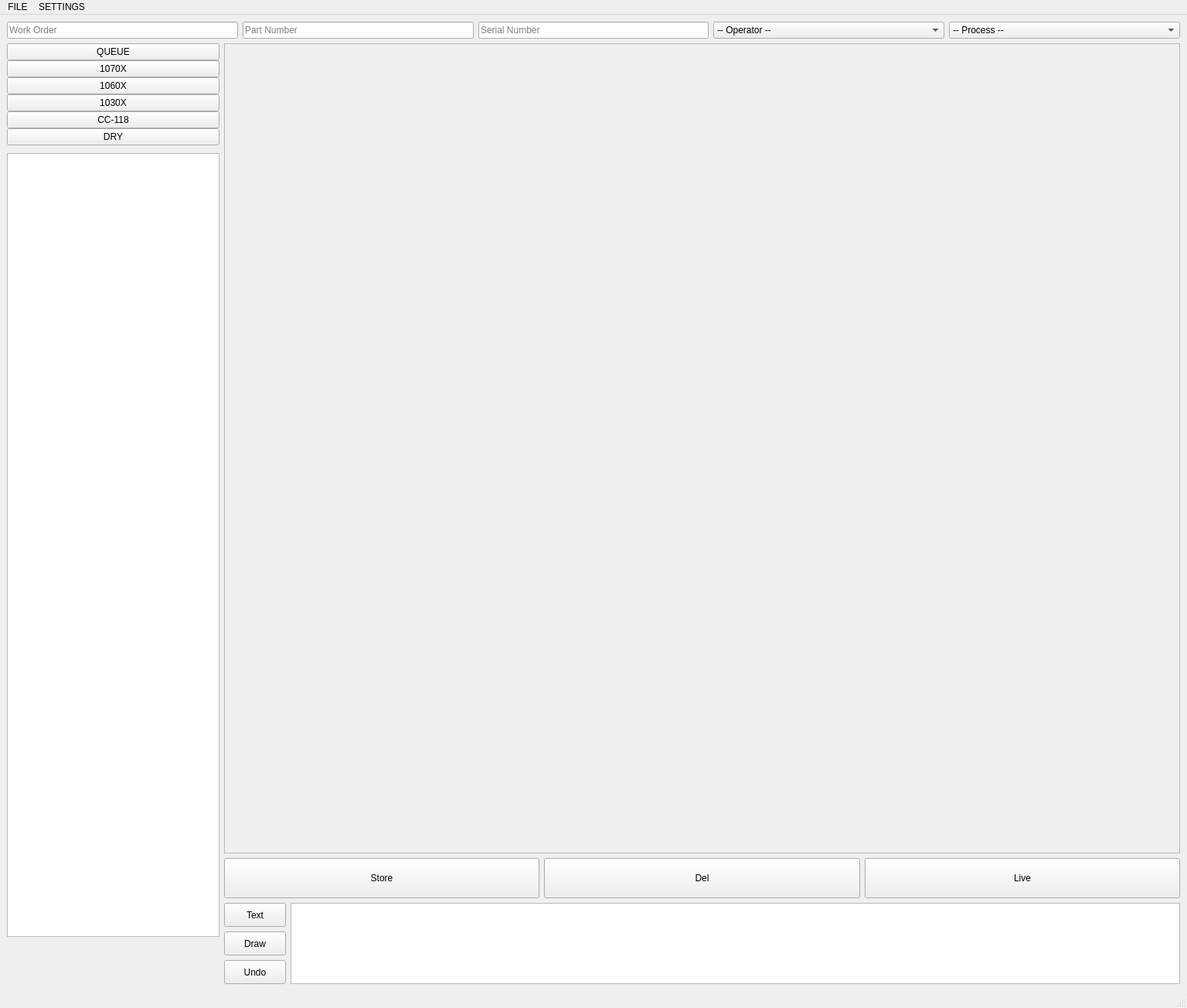
<?xml version="1.0" encoding="UTF-8"?>
<ui version="4.0">
 <class>MainWindow</class>
 <widget class="QMainWindow" name="MainWindow">
  <property name="geometry">
   <rect>
    <x>0</x>
    <y>0</y>
    <width>1536</width>
    <height>1304</height>
   </rect>
  </property>
  <property name="windowTitle">
   <string>MobilePlatform</string>
  </property>
  <widget class="QWidget" name="centralwidget">
   <layout class="QGridLayout" name="gridLayout">
    <item row="0" column="0">
     <layout class="QVBoxLayout" name="verticalLayout_5">
      <item>
       <layout class="QHBoxLayout" name="horizontalLayout">
        <item>
         <widget class="QLineEdit" name="line_wo">
          <property name="sizePolicy">
           <sizepolicy hsizetype="Preferred" vsizetype="Preferred">
            <horstretch>0</horstretch>
            <verstretch>0</verstretch>
           </sizepolicy>
          </property>
          <property name="text">
           <string/>
          </property>
          <property name="maxLength">
           <number>6</number>
          </property>
          <property name="placeholderText">
           <string>Work Order</string>
          </property>
         </widget>
        </item>
        <item>
         <widget class="QLineEdit" name="line_pn">
          <property name="sizePolicy">
           <sizepolicy hsizetype="Preferred" vsizetype="Preferred">
            <horstretch>0</horstretch>
            <verstretch>0</verstretch>
           </sizepolicy>
          </property>
          <property name="text">
           <string/>
          </property>
          <property name="maxLength">
           <number>10</number>
          </property>
          <property name="frame">
           <bool>true</bool>
          </property>
          <property name="placeholderText">
           <string>Part Number</string>
          </property>
         </widget>
        </item>
        <item>
         <widget class="QLineEdit" name="line_sn">
          <property name="sizePolicy">
           <sizepolicy hsizetype="Preferred" vsizetype="Preferred">
            <horstretch>0</horstretch>
            <verstretch>0</verstretch>
           </sizepolicy>
          </property>
          <property name="text">
           <string/>
          </property>
          <property name="maxLength">
           <number>8</number>
          </property>
          <property name="placeholderText">
           <string>Serial Number</string>
          </property>
         </widget>
        </item>
        <item>
         <widget class="QComboBox" name="line_name">
          <property name="sizePolicy">
           <sizepolicy hsizetype="Preferred" vsizetype="Preferred">
            <horstretch>0</horstretch>
            <verstretch>0</verstretch>
           </sizepolicy>
          </property>
          <item>
           <property name="text">
            <string>-- Operator --</string>
           </property>
          </item>
          <item>
           <property name="text">
            <string>Jaz</string>
           </property>
          </item>
          <item>
           <property name="text">
            <string>Jay</string>
           </property>
          </item>
         </widget>
        </item>
        <item>
         <widget class="QComboBox" name="line_process">
          <item>
           <property name="text">
            <string>-- Process --</string>
           </property>
          </item>
          <item>
           <property name="text">
            <string>QUEUE</string>
           </property>
          </item>
          <item>
           <property name="text">
            <string>1070X</string>
           </property>
          </item>
          <item>
           <property name="text">
            <string>1060X</string>
           </property>
          </item>
          <item>
           <property name="text">
            <string>1030X</string>
           </property>
          </item>
          <item>
           <property name="text">
            <string>CC-118</string>
           </property>
          </item>
          <item>
           <property name="text">
            <string>DRY</string>
           </property>
          </item>
         </widget>
        </item>
       </layout>
      </item>
      <item>
       <layout class="QHBoxLayout" name="horizontalLayout_4" stretch="2,9">
        <item>
         <layout class="QVBoxLayout" name="verticalLayout_4" stretch="5,20,1">
          <property name="spacing">
           <number>10</number>
          </property>
          <item>
           <layout class="QVBoxLayout" name="verticalLayout_3">
            <property name="spacing">
             <number>0</number>
            </property>
            <item>
             <widget class="QPushButton" name="btn_queue">
              <property name="text">
               <string>QUEUE</string>
              </property>
              <property name="checkable">
               <bool>true</bool>
              </property>
              <property name="checked">
               <bool>false</bool>
              </property>
              <property name="autoExclusive">
               <bool>false</bool>
              </property>
             </widget>
            </item>
            <item>
             <widget class="QPushButton" name="btn_1070x">
              <property name="text">
               <string>1070X</string>
              </property>
              <property name="checkable">
               <bool>true</bool>
              </property>
              <property name="autoExclusive">
               <bool>false</bool>
              </property>
             </widget>
            </item>
            <item>
             <widget class="QPushButton" name="btn_1060x">
              <property name="text">
               <string>1060X</string>
              </property>
              <property name="checkable">
               <bool>true</bool>
              </property>
              <property name="autoExclusive">
               <bool>false</bool>
              </property>
             </widget>
            </item>
            <item>
             <widget class="QPushButton" name="btn_1030x">
              <property name="text">
               <string>1030X</string>
              </property>
              <property name="checkable">
               <bool>true</bool>
              </property>
              <property name="autoExclusive">
               <bool>false</bool>
              </property>
             </widget>
            </item>
            <item>
             <widget class="QPushButton" name="btn_cc">
              <property name="text">
               <string>CC-118</string>
              </property>
              <property name="checkable">
               <bool>true</bool>
              </property>
              <property name="autoExclusive">
               <bool>false</bool>
              </property>
             </widget>
            </item>
            <item>
             <widget class="QPushButton" name="btn_dry">
              <property name="text">
               <string>DRY</string>
              </property>
              <property name="checkable">
               <bool>true</bool>
              </property>
              <property name="autoExclusive">
               <bool>false</bool>
              </property>
             </widget>
            </item>
           </layout>
          </item>
          <item>
           <widget class="QListWidget" name="image_list"/>
          </item>
          <item>
           <widget class="StatusLabel" name="status_label">
            <property name="text">
             <string>&lt;html&gt;&lt;head/&gt;&lt;body&gt;&lt;p&gt;&lt;br/&gt;&lt;/p&gt;&lt;/body&gt;&lt;/html&gt;</string>
            </property>
           </widget>
          </item>
         </layout>
        </item>
        <item>
         <layout class="QVBoxLayout" name="verticalLayout_2" stretch="20,1,2">
          <item>
           <widget class="QScrollArea" name="scrollArea">
            <property name="minimumSize">
             <size>
              <width>1100</width>
              <height>700</height>
             </size>
            </property>
            <property name="widgetResizable">
             <bool>true</bool>
            </property>
            <widget class="QWidget" name="scrollAreaWidgetContents">
             <property name="geometry">
              <rect>
               <x>0</x>
               <y>0</y>
               <width>1210</width>
               <height>904</height>
              </rect>
             </property>
             <widget class="MarkLabel" name="label">
              <property name="geometry">
               <rect>
                <x>0</x>
                <y>0</y>
                <width>1201</width>
                <height>901</height>
               </rect>
              </property>
              <property name="text">
               <string/>
              </property>
             </widget>
            </widget>
           </widget>
          </item>
          <item>
           <layout class="QHBoxLayout" name="horizontalLayout_2">
            <item>
             <widget class="QPushButton" name="btn_save">
              <property name="sizePolicy">
               <sizepolicy hsizetype="Preferred" vsizetype="Preferred">
                <horstretch>0</horstretch>
                <verstretch>0</verstretch>
               </sizepolicy>
              </property>
              <property name="text">
               <string>Store</string>
              </property>
             </widget>
            </item>
            <item>
             <widget class="QPushButton" name="btn_del">
              <property name="sizePolicy">
               <sizepolicy hsizetype="Preferred" vsizetype="Preferred">
                <horstretch>0</horstretch>
                <verstretch>0</verstretch>
               </sizepolicy>
              </property>
              <property name="text">
               <string>Del</string>
              </property>
             </widget>
            </item>
            <item>
             <widget class="QPushButton" name="btn_cap">
              <property name="sizePolicy">
               <sizepolicy hsizetype="Preferred" vsizetype="Preferred">
                <horstretch>0</horstretch>
                <verstretch>0</verstretch>
               </sizepolicy>
              </property>
              <property name="text">
               <string>Live</string>
              </property>
             </widget>
            </item>
           </layout>
          </item>
          <item>
           <layout class="QHBoxLayout" name="horizontalLayout_3" stretch="1,15">
            <item>
             <layout class="QVBoxLayout" name="verticalLayout">
              <item>
               <widget class="QPushButton" name="btn_text">
                <property name="sizePolicy">
                 <sizepolicy hsizetype="Preferred" vsizetype="Preferred">
                  <horstretch>0</horstretch>
                  <verstretch>0</verstretch>
                 </sizepolicy>
                </property>
                <property name="text">
                 <string>Text</string>
                </property>
               </widget>
              </item>
              <item>
               <widget class="QPushButton" name="btn_draw">
                <property name="sizePolicy">
                 <sizepolicy hsizetype="Preferred" vsizetype="Preferred">
                  <horstretch>0</horstretch>
                  <verstretch>0</verstretch>
                 </sizepolicy>
                </property>
                <property name="text">
                 <string>Draw</string>
                </property>
               </widget>
              </item>
              <item>
               <widget class="QPushButton" name="btn_undo">
                <property name="sizePolicy">
                 <sizepolicy hsizetype="Preferred" vsizetype="Preferred">
                  <horstretch>0</horstretch>
                  <verstretch>0</verstretch>
                 </sizepolicy>
                </property>
                <property name="text">
                 <string>Undo</string>
                </property>
               </widget>
              </item>
             </layout>
            </item>
            <item>
             <widget class="QTextEdit" name="textEdit"/>
            </item>
           </layout>
          </item>
         </layout>
        </item>
       </layout>
      </item>
     </layout>
    </item>
   </layout>
  </widget>
  <widget class="QMenuBar" name="menubar">
   <property name="enabled">
    <bool>true</bool>
   </property>
   <property name="geometry">
    <rect>
     <x>0</x>
     <y>0</y>
     <width>1536</width>
     <height>36</height>
    </rect>
   </property>
   <widget class="QMenu" name="menuSettings">
    <property name="title">
     <string>FILE</string>
    </property>
    <addaction name="actionOpen"/>
    <addaction name="actionExit"/>
   </widget>
   <widget class="QMenu" name="menuSETTINGS">
    <property name="title">
     <string>SETTINGS</string>
    </property>
    <addaction name="actionAdminSet"/>
    <addaction name="actionReinitialize"/>
   </widget>
   <addaction name="menuSettings"/>
   <addaction name="menuSETTINGS"/>
  </widget>
  <widget class="QStatusBar" name="statusbar"/>
  <action name="actionConnectCamera">
   <property name="text">
    <string>Connect Camera</string>
   </property>
   <property name="shortcut">
    <string>Ctrl+P</string>
   </property>
  </action>
  <action name="actionConnect_BLE">
   <property name="text">
    <string>Connect BLE</string>
   </property>
   <property name="shortcut">
    <string>Ctrl+B</string>
   </property>
  </action>
  <action name="actionOpen">
   <property name="text">
    <string>Open</string>
   </property>
  </action>
  <action name="actionExit">
   <property name="text">
    <string>Exit</string>
   </property>
  </action>
  <action name="actionReinitialize">
   <property name="text">
    <string>Reinitialize</string>
   </property>
  </action>
  <action name="actionAdminSet">
   <property name="text">
    <string>Administrator Settings</string>
   </property>
   <property name="shortcut">
    <string>Ctrl+A</string>
   </property>
  </action>
 </widget>
 <customwidgets>
  <customwidget>
   <class>MarkLabel</class>
   <extends>QLabel</extends>
   <header location="global">MarkLabel.h</header>
  </customwidget>
  <customwidget>
   <class>StatusLabel</class>
   <extends>QLabel</extends>
   <header location="global">StatusLabel.h</header>
  </customwidget>
 </customwidgets>
 <resources/>
 <connections>
  <connection>
   <sender>btn_cap</sender>
   <signal>clicked()</signal>
   <receiver>MainWindow</receiver>
   <slot>live()</slot>
   <hints>
    <hint type="sourcelabel">
     <x>1478</x>
     <y>1068</y>
    </hint>
    <hint type="destinationlabel">
     <x>1295</x>
     <y>1071</y>
    </hint>
   </hints>
  </connection>
  <connection>
   <sender>btn_save</sender>
   <signal>clicked()</signal>
   <receiver>MainWindow</receiver>
   <slot>save()</slot>
   <hints>
    <hint type="sourcelabel">
     <x>648</x>
     <y>1068</y>
    </hint>
    <hint type="destinationlabel">
     <x>750</x>
     <y>1071</y>
    </hint>
   </hints>
  </connection>
  <connection>
   <sender>btn_del</sender>
   <signal>clicked()</signal>
   <receiver>MainWindow</receiver>
   <slot>delete()</slot>
   <hints>
    <hint type="sourcelabel">
     <x>1064</x>
     <y>1068</y>
    </hint>
    <hint type="destinationlabel">
     <x>885</x>
     <y>1071</y>
    </hint>
   </hints>
  </connection>
  <connection>
   <sender>btn_text</sender>
   <signal>clicked()</signal>
   <receiver>MainWindow</receiver>
   <slot>setTextMode()</slot>
   <hints>
    <hint type="sourcelabel">
     <x>431</x>
     <y>1129</y>
    </hint>
    <hint type="destinationlabel">
     <x>319</x>
     <y>1195</y>
    </hint>
   </hints>
  </connection>
  <connection>
   <sender>btn_draw</sender>
   <signal>clicked()</signal>
   <receiver>MainWindow</receiver>
   <slot>setDrawMode()</slot>
   <hints>
    <hint type="sourcelabel">
     <x>431</x>
     <y>1187</y>
    </hint>
    <hint type="destinationlabel">
     <x>295</x>
     <y>1197</y>
    </hint>
   </hints>
  </connection>
  <connection>
   <sender>btn_undo</sender>
   <signal>clicked()</signal>
   <receiver>MainWindow</receiver>
   <slot>undo()</slot>
   <hints>
    <hint type="sourcelabel">
     <x>431</x>
     <y>1245</y>
    </hint>
    <hint type="destinationlabel">
     <x>246</x>
     <y>1162</y>
    </hint>
   </hints>
  </connection>
  <connection>
   <sender>btn_queue</sender>
   <signal>clicked()</signal>
   <receiver>MainWindow</receiver>
   <slot>op_queue()</slot>
   <hints>
    <hint type="sourcelabel">
     <x>175</x>
     <y>133</y>
    </hint>
    <hint type="destinationlabel">
     <x>206</x>
     <y>1311</y>
    </hint>
   </hints>
  </connection>
  <connection>
   <sender>btn_1070x</sender>
   <signal>clicked()</signal>
   <receiver>MainWindow</receiver>
   <slot>op_1070x()</slot>
   <hints>
    <hint type="sourcelabel">
     <x>135</x>
     <y>183</y>
    </hint>
    <hint type="destinationlabel">
     <x>107</x>
     <y>1387</y>
    </hint>
   </hints>
  </connection>
  <connection>
   <sender>btn_1030x</sender>
   <signal>clicked()</signal>
   <receiver>MainWindow</receiver>
   <slot>op_1030x()</slot>
   <hints>
    <hint type="sourcelabel">
     <x>218</x>
     <y>243</y>
    </hint>
    <hint type="destinationlabel">
     <x>256</x>
     <y>1517</y>
    </hint>
   </hints>
  </connection>
  <connection>
   <sender>btn_1060x</sender>
   <signal>clicked()</signal>
   <receiver>MainWindow</receiver>
   <slot>op_1060x()</slot>
   <hints>
    <hint type="sourcelabel">
     <x>143</x>
     <y>219</y>
    </hint>
    <hint type="destinationlabel">
     <x>227</x>
     <y>1595</y>
    </hint>
   </hints>
  </connection>
  <connection>
   <sender>btn_cc</sender>
   <signal>clicked()</signal>
   <receiver>MainWindow</receiver>
   <slot>op_cc()</slot>
   <hints>
    <hint type="sourcelabel">
     <x>143</x>
     <y>311</y>
    </hint>
    <hint type="destinationlabel">
     <x>131</x>
     <y>1603</y>
    </hint>
   </hints>
  </connection>
  <connection>
   <sender>btn_dry</sender>
   <signal>clicked()</signal>
   <receiver>MainWindow</receiver>
   <slot>op_dry()</slot>
   <hints>
    <hint type="sourcelabel">
     <x>63</x>
     <y>362</y>
    </hint>
    <hint type="destinationlabel">
     <x>118</x>
     <y>1631</y>
    </hint>
   </hints>
  </connection>
  <connection>
   <sender>actionAdminSet</sender>
   <signal>triggered()</signal>
   <receiver>MainWindow</receiver>
   <slot>adminSet()</slot>
   <hints>
    <hint type="sourcelabel">
     <x>-1</x>
     <y>-1</y>
    </hint>
    <hint type="destinationlabel">
     <x>767</x>
     <y>651</y>
    </hint>
   </hints>
  </connection>
  <connection>
   <sender>actionExit</sender>
   <signal>triggered()</signal>
   <receiver>MainWindow</receiver>
   <slot>exit()</slot>
   <hints>
    <hint type="sourcelabel">
     <x>-1</x>
     <y>-1</y>
    </hint>
    <hint type="destinationlabel">
     <x>767</x>
     <y>651</y>
    </hint>
   </hints>
  </connection>
  <connection>
   <sender>actionOpen</sender>
   <signal>triggered()</signal>
   <receiver>MainWindow</receiver>
   <slot>open()</slot>
   <hints>
    <hint type="sourcelabel">
     <x>-1</x>
     <y>-1</y>
    </hint>
    <hint type="destinationlabel">
     <x>767</x>
     <y>651</y>
    </hint>
   </hints>
  </connection>
  <connection>
   <sender>line_wo</sender>
   <signal>textChanged(QString)</signal>
   <receiver>MainWindow</receiver>
   <slot>getWorkOrder()</slot>
   <hints>
    <hint type="sourcelabel">
     <x>252</x>
     <y>82</y>
    </hint>
    <hint type="destinationlabel">
     <x>315</x>
     <y>1631</y>
    </hint>
   </hints>
  </connection>
  <connection>
   <sender>line_pn</sender>
   <signal>textChanged(QString)</signal>
   <receiver>MainWindow</receiver>
   <slot>getPartNumber()</slot>
   <hints>
    <hint type="sourcelabel">
     <x>472</x>
     <y>86</y>
    </hint>
    <hint type="destinationlabel">
     <x>477</x>
     <y>1447</y>
    </hint>
   </hints>
  </connection>
  <connection>
   <sender>line_sn</sender>
   <signal>textChanged(QString)</signal>
   <receiver>MainWindow</receiver>
   <slot>getSerialNumber()</slot>
   <hints>
    <hint type="sourcelabel">
     <x>785</x>
     <y>79</y>
    </hint>
    <hint type="destinationlabel">
     <x>741</x>
     <y>1623</y>
    </hint>
   </hints>
  </connection>
  <connection>
   <sender>line_name</sender>
   <signal>activated(QString)</signal>
   <receiver>MainWindow</receiver>
   <slot>getOperatorName()</slot>
   <hints>
    <hint type="sourcelabel">
     <x>1121</x>
     <y>72</y>
    </hint>
    <hint type="destinationlabel">
     <x>1014</x>
     <y>1405</y>
    </hint>
   </hints>
  </connection>
  <connection>
   <sender>line_process</sender>
   <signal>activated(QString)</signal>
   <receiver>MainWindow</receiver>
   <slot>getProcess()</slot>
   <hints>
    <hint type="sourcelabel">
     <x>1355</x>
     <y>78</y>
    </hint>
    <hint type="destinationlabel">
     <x>1312</x>
     <y>1410</y>
    </hint>
   </hints>
  </connection>
  <connection>
   <sender>image_list</sender>
   <signal>activated(QModelIndex)</signal>
   <receiver>MainWindow</receiver>
   <slot>listSelect()</slot>
   <hints>
    <hint type="sourcelabel">
     <x>91</x>
     <y>1137</y>
    </hint>
    <hint type="destinationlabel">
     <x>91</x>
     <y>1336</y>
    </hint>
   </hints>
  </connection>
 </connections>
 <slots>
  <slot>live()</slot>
  <slot>capture()</slot>
  <slot>save()</slot>
  <slot>delete()</slot>
  <slot>test()</slot>
  <slot>cameraCheck()</slot>
  <slot>setTextMode()</slot>
  <slot>setDrawMode()</slot>
  <slot>undo()</slot>
  <slot>op_queue()</slot>
  <slot>op_1070x()</slot>
  <slot>op_1060x()</slot>
  <slot>op_1030x()</slot>
  <slot>op_cc()</slot>
  <slot>op_dry()</slot>
  <slot>open()</slot>
  <slot>exit()</slot>
  <slot>adminSet()</slot>
  <slot>getWorkOrder()</slot>
  <slot>getPartNumber()</slot>
  <slot>getSerialNumber()</slot>
  <slot>getOperatorName()</slot>
  <slot>getProcess()</slot>
  <slot>listSelect()</slot>
 </slots>
</ui>
